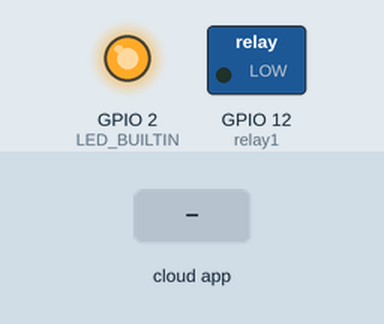
This sketch was run on a simulated ESP32. On the bench: switched loads named in the sketch (green lamp = pin HIGH), output pins drawn as LEDs (lit = HIGH). The test bench sets the inputs (shaded band). WiFi joins after 1.5 s; servers stay silent unless stated; no MQTT or app messages arrive unless stated; what the sketch prints to the serial monitor is not drawn.

Above: at 2.7 s.
2.8 s: the phone or cloud app sets Lights to ON
At 4.0 s:
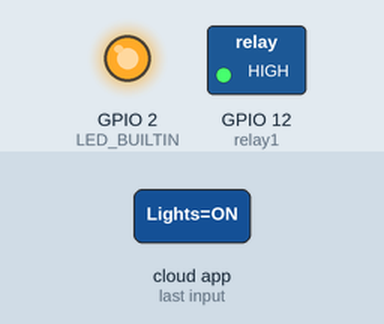
4.3 s: the phone or cloud app sets Lights to OFF
At 5.7 s:
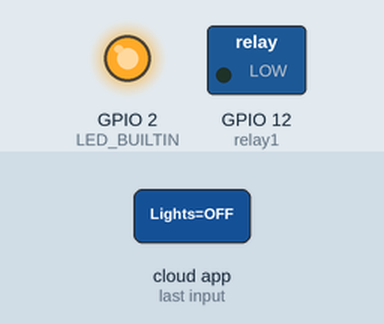
Timing chart, 0 to 7.3 s (numbered marks = the images above; inputs shaded):
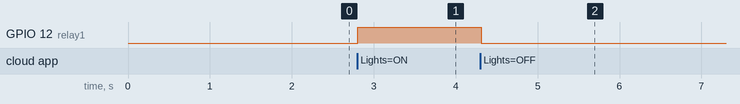

Measured:
- after the input at 2.8 s, GPIO 12 (relay1): LOW → HIGH at once
- after the input at 4.3 s, GPIO 12 (relay1): HIGH → LOW at once

The sketch:

Home_Automation.ino
```cpp
#include <WiFi.h>
#include "Adafruit_MQTT.h"
#include "Adafruit_MQTT_Client.h"

#define WIFI_SSID "Mi"//Your wifi name
#define WIFI_PASS "12345678"//your wifi password

#define MQTT_SERV "io.adafruit.com"
#define MQTT_PORT 1883
#define MQTT_NAME "ganesh11" //Your adafruit name
#define MQTT_PASS "aio_WSCF03CqTYnJNJnuYEhVyWgzRnsv" //Your adafruit AIO key

#define relay1 12

WiFiClient client;
Adafruit_MQTT_Client mqtt(&client, MQTT_SERV, MQTT_PORT, MQTT_NAME, MQTT_PASS);

Adafruit_MQTT_Subscribe Lights = Adafruit_MQTT_Subscribe(&mqtt, MQTT_NAME "/f/Lights");
Adafruit_MQTT_Publish LightsStatus = Adafruit_MQTT_Publish(&mqtt, MQTT_NAME "/f/LightsStatus");


void setup()
{
  Serial.begin(9600);
  pinMode(LED_BUILTIN, OUTPUT);


  //Connect to WiFi
  Serial.print("\n\nConnecting Wifi>");
  WiFi.begin(WIFI_SSID, WIFI_PASS);
  digitalWrite(LED_BUILTIN, LOW);

  while (WiFi.status() != WL_CONNECTED)
  {
    Serial.print(">");
    delay(50);
  }

  Serial.println("OK!");

  //Subscribe to the Lights topic
  mqtt.subscribe(&Lights);

  pinMode(relay1, OUTPUT);
  digitalWrite(LED_BUILTIN, HIGH);
  digitalWrite(relay1, LOW);

}

void loop()
{
  //Connect/Reconnect to MQTT
  MQTT_connect();

  //Read from our subscription queue until we run out, or
  //wait up to 5 seconds for subscription to update
  Adafruit_MQTT_Subscribe * subscription;
  while ((subscription = mqtt.readSubscription(5000)))
  {
    //If we're in here, a subscription updated...
    if (subscription == &Lights)
    {
      //Print the new value to the serial monitor
      Serial.print("Lights: ");
      Serial.println((char*) Lights.lastread);

      //If the new value is  "ON", turn the light on.
      //Otherwise, turn it off.
      if (!strcmp((char*) Lights.lastread, "ON"))
      {
        //active low logic
        digitalWrite(relay1, HIGH);
        LightsStatus.publish("ON");
      }
      else if (!strcmp((char*) Lights.lastread, "OFF"))
      {
        digitalWrite(relay1, LOW);
        LightsStatus.publish("OFF");

      }
      else
      {
        LightsStatus.publish("ERROR");
      }
    }
    else
    {
      //LightsStatus.publish("ERROR");
    }
  }
  //  if (!mqtt.ping())
  //  {
  //    mqtt.disconnect();
  //  }
}


void MQTT_connect()
{

  //  // Stop if already connected
  if (mqtt.connected() && mqtt.ping())
  {
    //    mqtt.disconnect();
    return;
  }

  int8_t ret;

  mqtt.disconnect();

  Serial.print("Connecting to MQTT... ");
  uint8_t retries = 3;
  while ((ret = mqtt.connect()) != 0) // connect will return 0 for connected
  {
    Serial.println(mqtt.connectErrorString(ret));
    Serial.println("Retrying MQTT connection in 5 seconds...");
    mqtt.disconnect();
    delay(5000);  // wait 5 seconds
    retries--;
    if (retries == 0)
    {
     // ESP.reset();
          // while (1);
               ESP.restart();


    }
  }
  Serial.println("MQTT Connected!");
}
```
